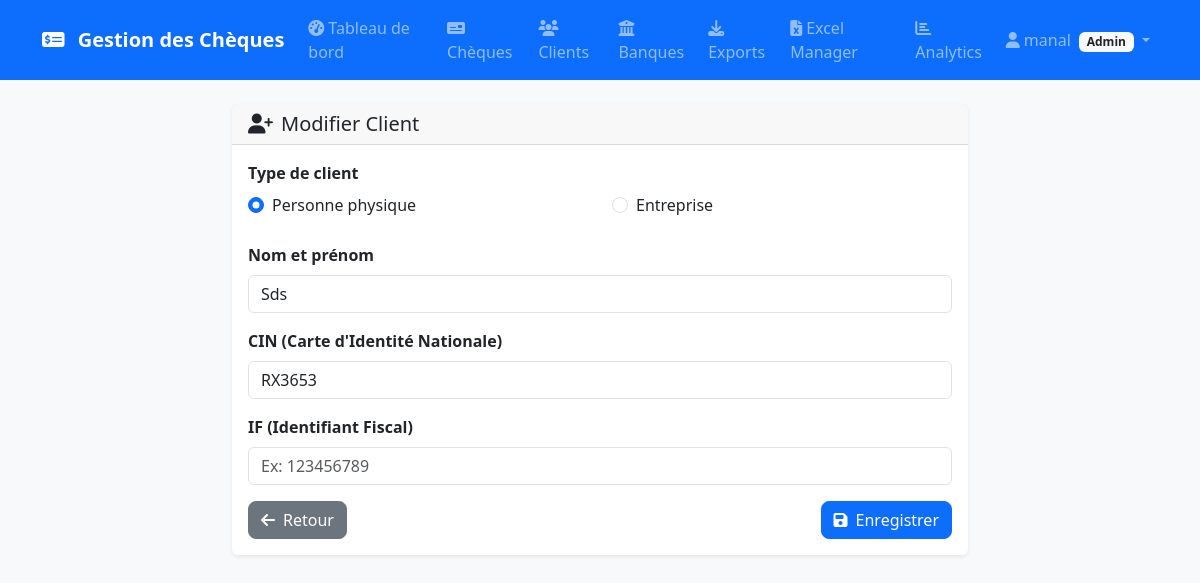
The page /clients/1/edit (signed in) on the database as committed earlier.
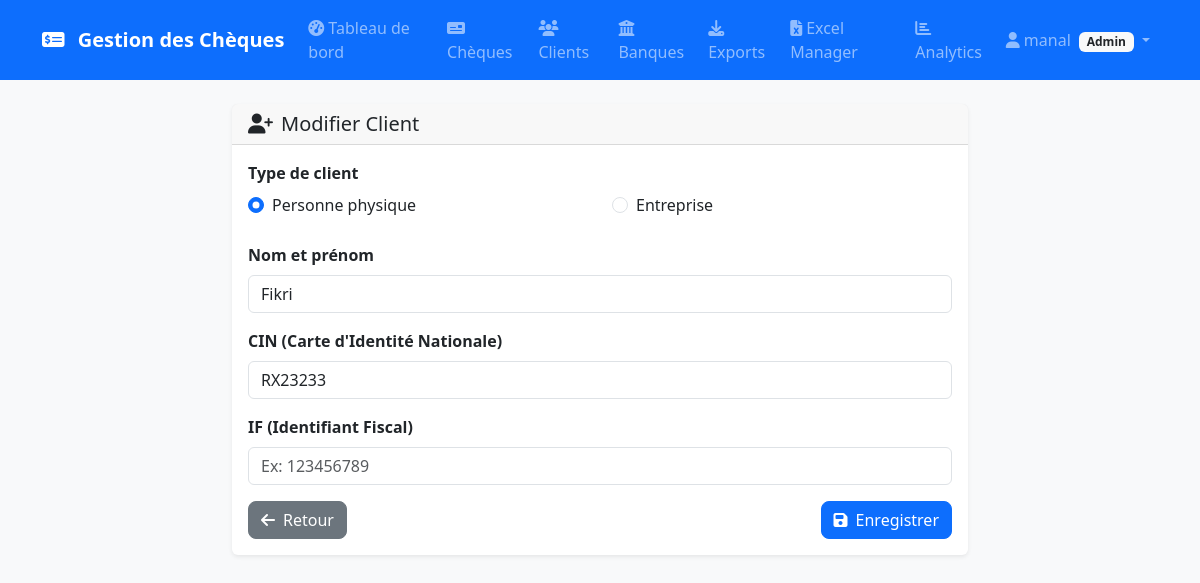
The same page on the database as committed later.
### models.py (models this page shows, shortened)
class Client(db.Model):
    __tablename__ = 'clients'
    id = db.Column(db.Integer, primary_key=True)
    type = db.Column(db.String(20), nullable=False)
    name = db.Column(db.String(200), nullable=False)
    id_number = db.Column(db.String(50))  # CIN or RC
    vat_number = db.Column(db.String(50))  # IF or ICE
    created_at = db.Column(db.DateTime, default=datetime.utcnow)
    phone = db.Column(db.String(20))
    email = db.Column(db.String(120))
    address = db.Column(db.Text)
    city = db.Column(db.String(100))
    postal_code = db.Column(db.String(20))
    risk_level = db.Column(db.String(20), default='low')  # low, medium, high
    credit_limit = db.Column(db.Numeric(12, 2), default=0)
    current_exposure = db.Column(db.Numeric(12, 2), default=0)
    bounce_rate = db.Column(db.Float, default=0.0)
    risk_score = db.Column(db.Float, default=0.0)
    last_risk_assessment = db.Column(db.DateTime)
    last_contact_date = db.Column(db.DateTime)
    contact_method = db.Column(db.String(50))  # sms, email, phone
    cheques = db.relationship('Cheque', backref='client', lazy=True)
    communications = db.relationship('ClientCommunication', backref='client', lazy=True)
    documents = db.relationship('ClientDocument', backref='client', lazy=True)
    __table_args__ = (
        CheckConstraint(type.in_(['personne', 'entreprise']), name='check_client_type'),
        CheckConstraint(risk_level.in_(['low', 'medium', 'high']), name='check_risk_level'),
        Index('idx_client_name', 'name'),
        Index('idx_client_risk', 'risk_level'),
        Index('idx_client_type', 'type'),
    )

### routes/clients.py (the view, shortened to what this page needs)
@clients_bp.route('/<int:id>/edit', methods=['GET', 'POST'])
@login_required
@require_role('admin', 'comptable', 'agent')
@monitor_performance
def edit(id):
    try:
        client = Client.query.get_or_404(id)
        form = ClientForm(obj=client)
    except Exception as e:
        db.session.rollback()
        logger.error(f"Error updating client {id}: {e}")
        flash('Erreur lors de la modification du client.', 'danger')
        return redirect(url_for('clients.index'))
    return render_template('clients/form.html',
                         form=form,
                         title='Modifier Client',
                         client=client,
                         client_types=CLIENT_TYPES)

### forms.py
class ClientForm(FlaskForm):
    type = RadioField('Type de client',
                      choices=[('personne', 'Personne physique'), ('entreprise', 'Entreprise')],
                      validators=[DataRequired()])
    name = StringField('Nom/Raison sociale', validators=[DataRequired(), Length(min=2, max=200)])
    id_number = StringField('CIN/RC', validators=[Optional(), Length(max=50)])
    vat_number = StringField('IF/ICE', validators=[Optional(), Length(max=50)])

### routes/clients.py (called while the page is built)
def monitor_performance(f):
    @wraps(f)
    def decorated_function(*args, **kwargs):
        start_time = time.time()
        try:
            result = f(*args, **kwargs)
            execution_time = time.time() - start_time
            if execution_time > 1.0:  # Log slow queries
                logger.warning(f"Slow operation in {f.__name__}: {execution_time:.2f}s")
            return result
        except Exception as e:
            execution_time = time.time() - start_time
            logger.error(f"Error in {f.__name__} after {execution_time:.2f}s: {e}")
            raise
    return decorated_function

@clients_bp.context_processor
def inject_client_types():
    return {'CLIENT_TYPES': CLIENT_TYPES}

### templates/clients/form.html (shortened to what this page needs)
{% extends "base.html" %}
{% block content %}
<div class="row justify-content-center">
    <div class="col-md-8">
        <div class="card">
            <div class="card-header">
                <h5 class="mb-0">
                    <i class="fas fa-user-plus me-2"></i>{{ title }}
                </h5>
            </div>
            <div class="card-body">
                <form method="POST" id="clientForm">
                    <div class="mb-4">
                        {{ form.type.label(class="form-label") }}
                        <div class="row">
                            {% for subfield in form.type %}
                            <div class="col-md-6">
                                <div class="form-check form-check-inline">
                                    {{ subfield(class="form-check-input client-type-radio") }}
                                    {{ subfield.label(class="form-check-label") }}
                                </div>
                            </div>
                            {% endfor %}
                        </div>
                    </div>
                    <div class="mb-3">
                        <label for="name" class="form-label" id="nameLabel">
                        </label>
                        {{ form.name(class="form-control") }}
                    </div>
                    <div id="personFields" class="client-fields">
                        <div class="mb-3">
                            <label for="id_number" class="form-label">CIN (Carte d'Identité Nationale)</label>
                            {{ form.id_number(class="form-control", placeholder="Ex: AB123456") }}
                        </div>
                        <div class="mb-3">
                            <label for="vat_number" class="form-label">IF (Identifiant Fiscal)</label>
                            {{ form.vat_number(class="form-control", placeholder="Ex: 123456789") }}
                        </div>
                    </div>
                    <div class="d-flex justify-content-between">
                        <a href="{{ url_for('clients.index') }}" class="btn btn-secondary">
                            <i class="fas fa-arrow-left me-2"></i>Retour
                        </a>
                        <button type="submit" class="btn btn-primary">
                            <i class="fas fa-save me-2"></i>Enregistrer
                        </button>
                    </div>
                </form>
            </div>
        </div>
    </div>
</div>
{% endblock %}

Rows that differ between the two databases and show on the page:
changed Client: name "Sds" → "Fikri"; id_number "RX3653" → "RX23233"
